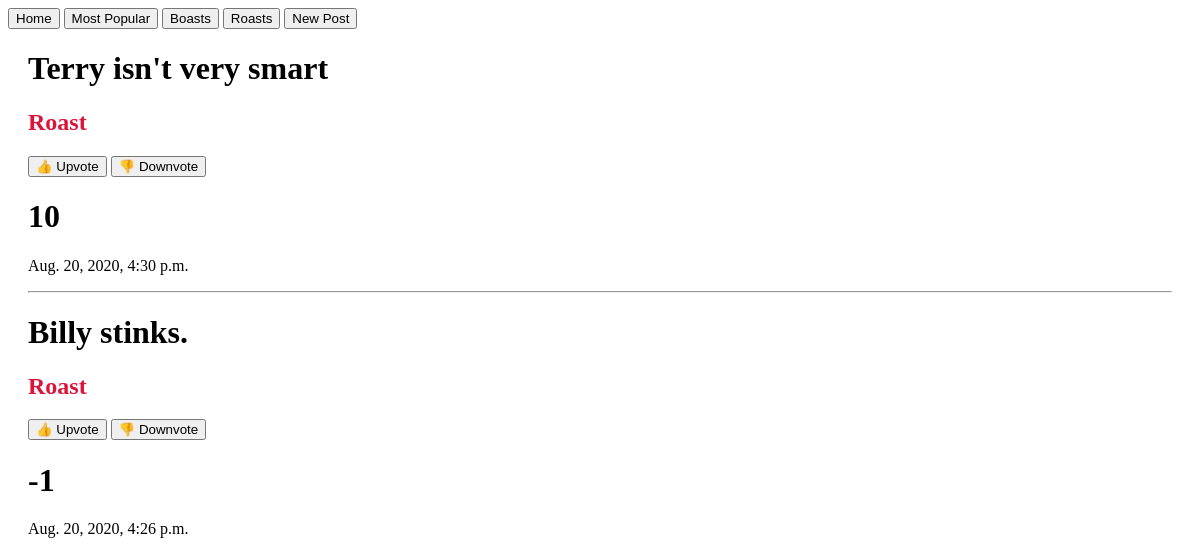
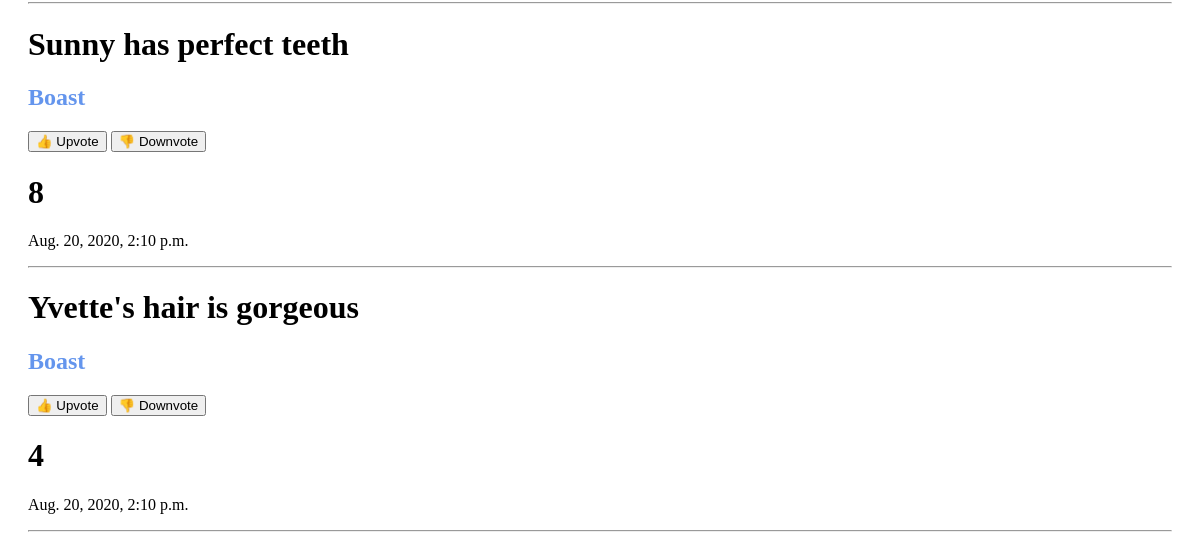
Before: / with the older database file (2 pictures, top to bottom).
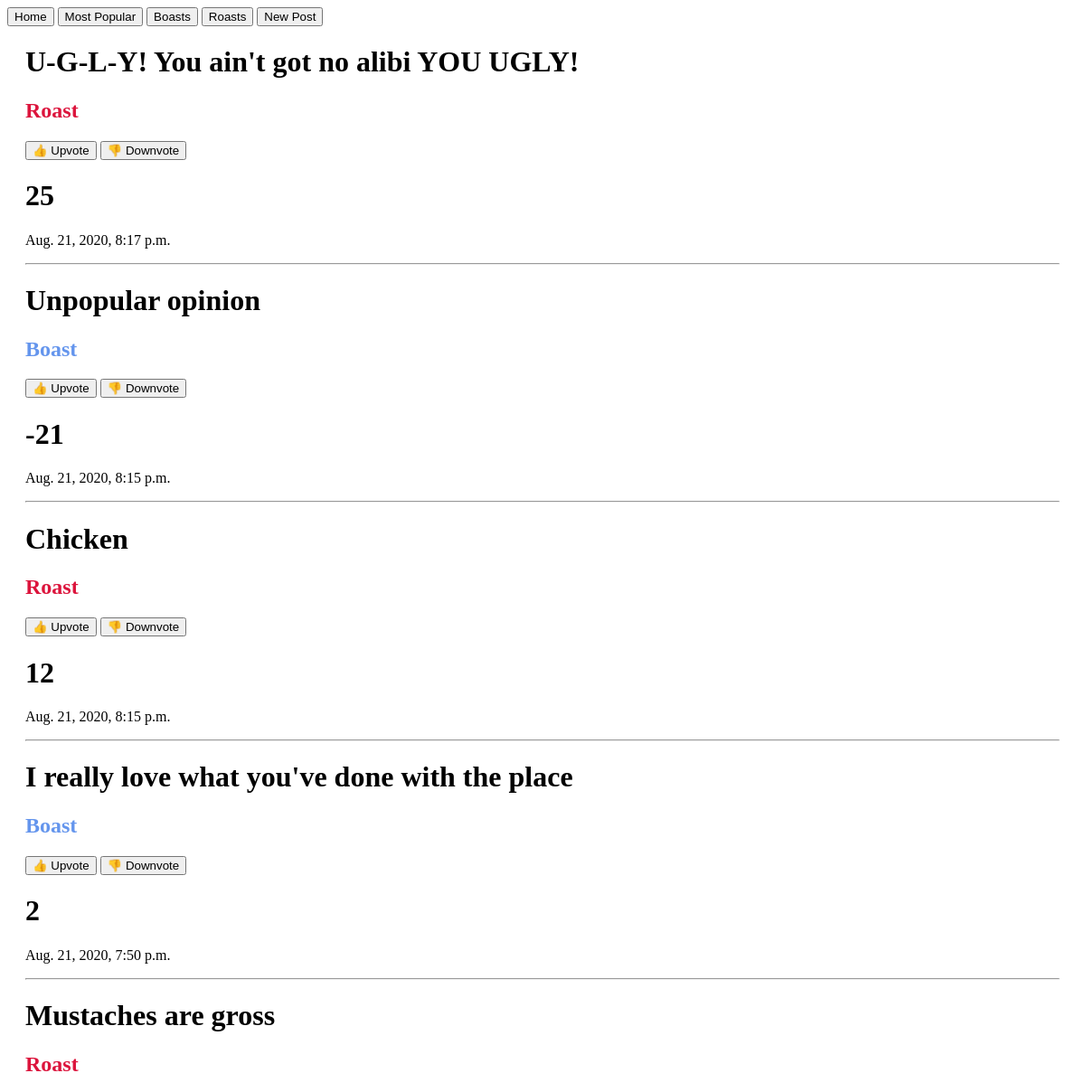
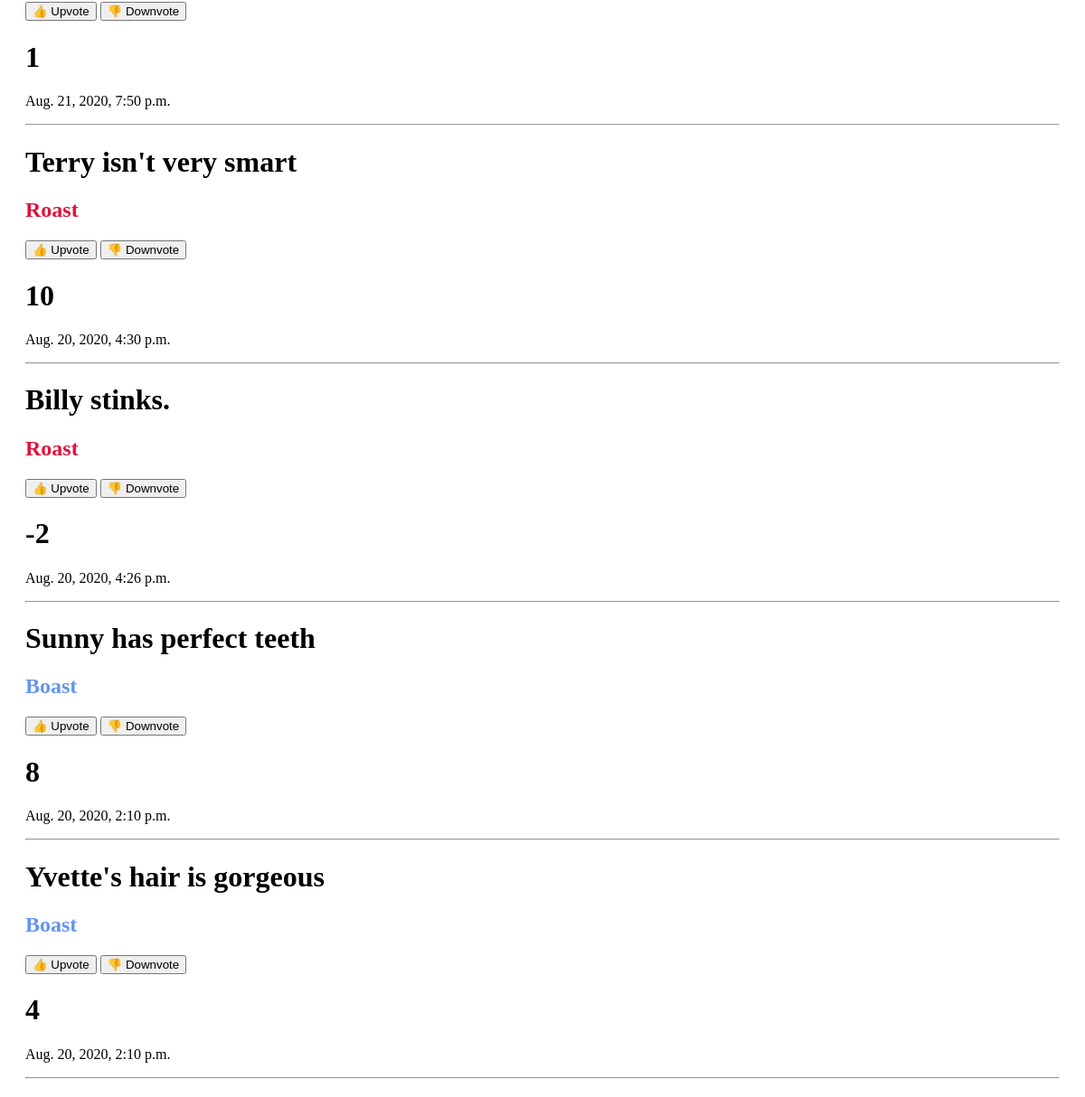
After: the same page with the newer database file (2 pictures, top to bottom).
### ghostpost_app/models.py (models this page shows, shortened)
class Post(models.Model):
    BOOL_CHOICES = ((True, 'Boast'), (False, 'Roast'))
    is_boast = models.BooleanField(choices=BOOL_CHOICES)
    content = models.CharField(max_length=250)
    upvotes = models.IntegerField(default=0)
    downvotes = models.IntegerField(default=0)
    date = models.DateTimeField(default=timezone.now,
                                blank=True,
                                null=True
                                )
    @property
    def score(self):
        score = 0
        score += self.upvotes
        score -= self.downvotes
        return score

### ghostpost_app/views.py (the view)
# urls.py: path('', home_view, name="homepage"),
def home_view(request):
    posts = Post.objects.all().order_by('-date')
    return render(request, 'homepage.html', {'posts': posts})

### templates/homepage.html (shortened to what this page needs)
<!DOCTYPE html>
<html lang="en">
<head>
</head>
<body>
    <header>
        <a href="/"><button>Home</button></a>
        <a href="/popular"><button>Most Popular</button></a>
        <a href="/boasts"><button>Boasts</button></a>
        <a href="/roasts"><button>Roasts</button></a>
        <a href="/new"><button>New Post</button></a>
    </header>
    <div class="body">
        {% for post in posts %}
            <div class="post">
                <h1>{{ post.content }}</h1>
                {% if post.is_boast %}
                    <h2 style="color: cornflowerblue">Boast</h2>
                {% else %}
                    <h2 style="color: crimson">Roast</h2>
                {% endif %}
            <div>
                <a href="/upvote/{{ post.id }}"><button>👍 Upvote</button></a>
                <a href="/downvote/{{ post.id }}"><button>👎 Downvote</button></a>
            </div>
                <h1>{{ post.score }}</h1>
                <p>{{ post.date }}</p>
                <hr/>
            </div>
        {% endfor %}
    </div>
</body>
</html>

### templates/homepage.html (style rules this page uses)
.post { margin: 20px; }

Changed rows visible on the page:
added Post: content "U-G-L-Y! You ain't got no alibi YOU UGLY!", is_boast "Roast", score "25", date "Aug. 21, 2020, 8:17 p.m."
added Post: content "Unpopular opinion", is_boast "Boast", score "-21", date "Aug. 21, 2020, 8:15 p.m."
added Post: content "Chicken", is_boast "Roast", score "12", date "Aug. 21, 2020, 8:15 p.m."
added Post: content "I really love what you've done with the place", is_boast "Boast", score "2", date "Aug. 21, 2020, 7:50 p.m."
added Post: content "Mustaches are gross", is_boast "Roast", score "1", date "Aug. 21, 2020, 7:50 p.m."
changed Post "Billy stinks.": score "-1" → "-2"
